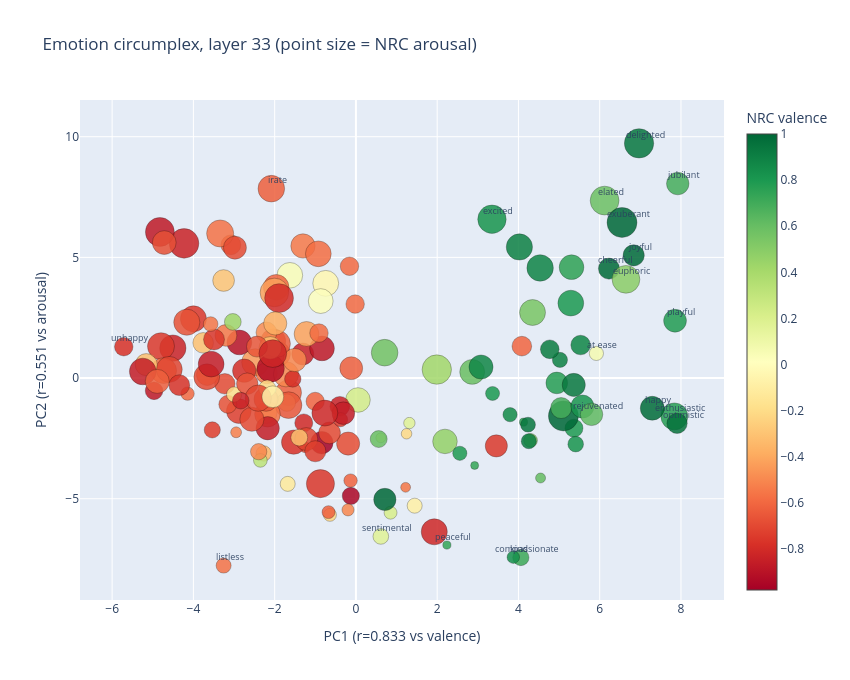

The code cell stored with this chart in its notebook:
### Markdown cell above
## 2. The circumplex at the peak layer

### Code cell
# this cell projects layer-33 vectors onto PC1/PC2 and draws the circumplex scatter
PEAK = layers.index(33)
scores = PCA(n_components=2).fit_transform(means[:, PEAK, :])
pc1, pc2 = scores[matched, 0], scores[matched, 1]
if np.corrcoef(pc1, valence)[0, 1] < 0:
    pc1, scores[:, 0] = -pc1, -scores[:, 0]
if np.corrcoef(pc2, arousal)[0, 1] < 0:
    pc2, scores[:, 1] = -pc2, -scores[:, 1]

sizes = 8 + 22 * (arousal - arousal.min()) / np.ptp(arousal)
fig = go.Figure(
    go.Scatter(
        x=scores[matched, 0],
        y=scores[matched, 1],
        mode="markers",
        marker=dict(
            color=valence,
            colorscale="RdYlGn",
            size=sizes,
            opacity=0.85,
            line=dict(color="black", width=0.3),
            colorbar=dict(title="NRC valence"),
        ),
        text=[str(emotions[i]) for i in matched],
        hoverinfo="text",
    )
)
extremes = np.argsort(np.abs(pc1))[-14:].tolist() + np.argsort(np.abs(pc2))[-10:].tolist()
for j in set(extremes):
    fig.add_annotation(
        x=float(pc1[j]),
        y=float(pc2[j]),
        text=str(emotions[matched[j]]),
        showarrow=False,
        xshift=6,
        yshift=9,
        font=dict(size=9),
        opacity=0.9,
    )
fig.update_layout(
    title="Emotion circumplex, layer 33 (point size = NRC arousal)",
    xaxis_title=f"PC1 (r={np.corrcoef(pc1, valence)[0, 1]:.3f} vs valence)",
    yaxis_title=f"PC2 (r={np.corrcoef(pc2, arousal)[0, 1]:.3f} vs arousal)",
    height=680,
    width=850,
)
fig.show()

### Figure 1 — Plotly figure (JSON) as saved in the notebook; plotly's stock layout.template omitted (floating-point values rounded to 4 significant figures; data arrays with more than 128 entries replaced by an {"elided": "..."} marker saying what was removed)
{"data": [{"hoverinfo": "text", "marker": {"color": {"elided": "164 float values"}, "colorbar": {"title": {"text": "NRC valence"}}, "colorscale": [[0.0, "rgb(165,0,38)"], [0.1, "rgb(215,48,39)"], [0.2, "rgb(244,109,67)"], [0.3, "rgb(253,174,97)"], [0.4, "rgb(254,224,139)"], [0.5, "rgb(255,255,191)"], [0.6, "rgb(217,239,139)"], [0.7, "rgb(166,217,106)"], [0.8, "rgb(102,189,99)"], [0.9, "rgb(26,152,80)"], [1.0, "rgb(0,104,55)"]], "line": {"color": "black", "width": 0.3}, "opacity": 0.85, "size": {"elided": "164 float values"}}, "mode": "markers", "text": {"elided": "164 str values"}, "type": "scatter", "x": {"elided": "164 float values"}, "y": {"elided": "164 float values"}}], "layout": {"annotations": [{"font": {"size": 9}, "opacity": 0.9, "showarrow": false, "text": "at ease", "x": 5.919, "xshift": 6, "y": 1.021, "yshift": 9}, {"font": {"size": 9}, "opacity": 0.9, "showarrow": false, "text": "cheerful", "x": 6.228, "xshift": 6, "y": 4.534, "yshift": 9}, {"font": {"size": 9}, "opacity": 0.9, "showarrow": false, "text": "compassionate", "x": 4.06, "xshift": 6, "y": -7.436, "yshift": 9}, {"font": {"size": 9}, "opacity": 0.9, "showarrow": false, "text": "unhappy", "x": -5.714, "xshift": 6, "y": 1.299, "yshift": 9}, {"font": {"size": 9}, "opacity": 0.9, "showarrow": false, "text": "delighted", "x": 6.968, "xshift": 6, "y": 9.724, "yshift": 9}, {"font": {"size": 9}, "opacity": 0.9, "showarrow": false, "text": "elated", "x": 6.121, "xshift": 6, "y": 7.353, "yshift": 9}, {"font": {"size": 9}, "opacity": 0.9, "showarrow": false, "text": "enthusiastic", "x": 7.837, "xshift": 6, "y": -1.587, "yshift": 9}, {"font": {"size": 9}, "opacity": 0.9, "showarrow": false, "text": "euphoric", "x": 6.647, "xshift": 6, "y": 4.09, "yshift": 9}, {"font": {"size": 9}, "opacity": 0.9, "showarrow": false, "text": "excited", "x": 3.349, "xshift": 6, "y": 6.581, "yshift": 9}, {"font": {"size": 9}, "opacity": 0.9, "showarrow": false, "text": "exuberant", "x": 6.549, "xshift": 6, "y": 6.445, "yshift": 9}, {"font": {"size": 9}, "opacity": 0.9, "showarrow": false, "text": "happy", "x": 7.294, "xshift": 6, "y": -1.25, "yshift": 9}, {"font": {"size": 9}, "opacity": 0.9, "showarrow": false, "text": "irate", "x": -2.082, "xshift": 6, "y": 7.847, "yshift": 9}, {"font": {"size": 9}, "opacity": 0.9, "showarrow": false, "text": "joyful", "x": 6.836, "xshift": 6, "y": 5.084, "yshift": 9}, {"font": {"size": 9}, "opacity": 0.9, "showarrow": false, "text": "jubilant", "x": 7.921, "xshift": 6, "y": 8.057, "yshift": 9}, {"font": {"size": 9}, "opacity": 0.9, "showarrow": false, "text": "kind", "x": 3.874, "xshift": 6, "y": -7.422, "yshift": 9}, {"font": {"size": 9}, "opacity": 0.9, "showarrow": false, "text": "listless", "x": -3.256, "xshift": 6, "y": -7.771, "yshift": 9}, {"font": {"size": 9}, "opacity": 0.9, "showarrow": false, "text": "optimistic", "x": 7.905, "xshift": 6, "y": -1.877, "yshift": 9}, {"font": {"size": 9}, "opacity": 0.9, "showarrow": false, "text": "peaceful", "x": 2.239, "xshift": 6, "y": -6.919, "yshift": 9}, {"font": {"size": 9}, "opacity": 0.9, "showarrow": false, "text": "playful", "x": 7.854, "xshift": 6, "y": 2.375, "yshift": 9}, {"font": {"size": 9}, "opacity": 0.9, "showarrow": false, "text": "rejuvenated", "x": 5.8, "xshift": 6, "y": -1.504, "yshift": 9}, {"font": {"size": 9}, "opacity": 0.9, "showarrow": false, "text": "sentimental", "x": 0.6135, "xshift": 6, "y": -6.562, "yshift": 9}], "height": 680, "title": {"text": "Emotion circumplex, layer 33 (point size = NRC arousal)"}, "width": 850, "xaxis": {"title": {"text": "PC1 (r=0.833 vs valence)"}}, "yaxis": {"title": {"text": "PC2 (r=0.551 vs arousal)"}}}}
